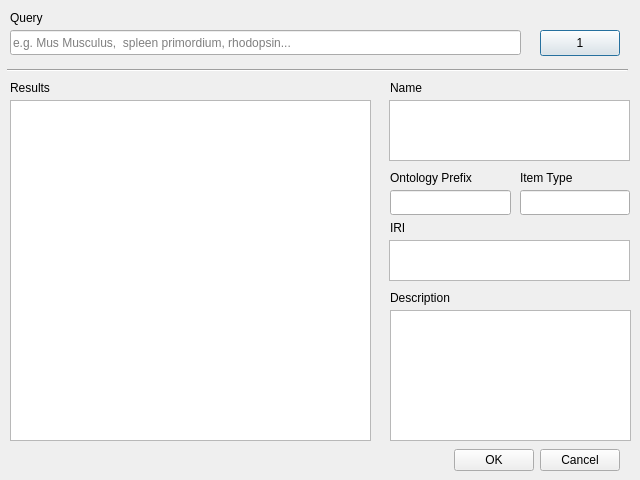
<?xml version="1.0" encoding="UTF-8"?>
<ui version="4.0">
 <class>Dialog</class>
 <widget class="QDialog" name="Dialog">
  <property name="geometry">
   <rect>
    <x>0</x>
    <y>0</y>
    <width>640</width>
    <height>480</height>
   </rect>
  </property>
  <property name="minimumSize">
   <size>
    <width>640</width>
    <height>480</height>
   </size>
  </property>
  <property name="maximumSize">
   <size>
    <width>640</width>
    <height>480</height>
   </size>
  </property>
  <property name="windowTitle">
   <string>Dialog</string>
  </property>
  <widget class="QDialogButtonBox" name="buttonBox">
   <property name="geometry">
    <rect>
     <x>440</x>
     <y>445</y>
     <width>180</width>
     <height>30</height>
    </rect>
   </property>
   <property name="orientation">
    <enum>Qt::Horizontal</enum>
   </property>
   <property name="standardButtons">
    <set>QDialogButtonBox::Cancel|QDialogButtonBox::Ok</set>
   </property>
  </widget>
  <widget class="QLineEdit" name="queryLine">
   <property name="geometry">
    <rect>
     <x>10</x>
     <y>30</y>
     <width>511</width>
     <height>25</height>
    </rect>
   </property>
   <property name="inputMethodHints">
    <set>Qt::ImhLatinOnly</set>
   </property>
   <property name="placeholderText">
    <string>e.g. Mus Musculus,  spleen primordium, rhodopsin...</string>
   </property>
   <property name="clearButtonEnabled">
    <bool>false</bool>
   </property>
  </widget>
  <widget class="QLabel" name="labelQuery">
   <property name="geometry">
    <rect>
     <x>10</x>
     <y>10</y>
     <width>64</width>
     <height>16</height>
    </rect>
   </property>
   <property name="text">
    <string>Query</string>
   </property>
  </widget>
  <widget class="QPushButton" name="searchButton">
   <property name="geometry">
    <rect>
     <x>540</x>
     <y>30</y>
     <width>80</width>
     <height>26</height>
    </rect>
   </property>
   <property name="styleSheet">
    <string notr="true">font: 14pt url(:/fonts/assets/fonts/EBI-Functional.ttf);
font-family: &quot;EBI-Functional&quot;;</string>
   </property>
   <property name="text">
    <string>1</string>
   </property>
   <property name="default">
    <bool>true</bool>
   </property>
  </widget>
  <widget class="QTextEdit" name="description">
   <property name="geometry">
    <rect>
     <x>390</x>
     <y>310</y>
     <width>241</width>
     <height>131</height>
    </rect>
   </property>
   <property name="lineWrapColumnOrWidth">
    <number>0</number>
   </property>
   <property name="textInteractionFlags">
    <set>Qt::LinksAccessibleByKeyboard|Qt::LinksAccessibleByMouse|Qt::TextBrowserInteraction|Qt::TextSelectableByKeyboard|Qt::TextSelectableByMouse</set>
   </property>
  </widget>
  <widget class="QTreeView" name="ontoTree">
   <property name="geometry">
    <rect>
     <x>10</x>
     <y>100</y>
     <width>361</width>
     <height>341</height>
    </rect>
   </property>
   <property name="frameShape">
    <enum>QFrame::StyledPanel</enum>
   </property>
   <property name="editTriggers">
    <set>QAbstractItemView::NoEditTriggers</set>
   </property>
   <property name="autoExpandDelay">
    <number>0</number>
   </property>
  </widget>
  <widget class="QLabel" name="labelIri">
   <property name="geometry">
    <rect>
     <x>390</x>
     <y>220</y>
     <width>64</width>
     <height>16</height>
    </rect>
   </property>
   <property name="text">
    <string>IRI</string>
   </property>
  </widget>
  <widget class="QLabel" name="labelName">
   <property name="geometry">
    <rect>
     <x>390</x>
     <y>80</y>
     <width>64</width>
     <height>16</height>
    </rect>
   </property>
   <property name="text">
    <string>Name</string>
   </property>
  </widget>
  <widget class="QLabel" name="labelPrefix">
   <property name="geometry">
    <rect>
     <x>390</x>
     <y>170</y>
     <width>151</width>
     <height>16</height>
    </rect>
   </property>
   <property name="text">
    <string>Ontology Prefix</string>
   </property>
  </widget>
  <widget class="QTextEdit" name="iri">
   <property name="geometry">
    <rect>
     <x>389</x>
     <y>240</y>
     <width>241</width>
     <height>41</height>
    </rect>
   </property>
   <property name="textInteractionFlags">
    <set>Qt::LinksAccessibleByKeyboard|Qt::LinksAccessibleByMouse|Qt::TextBrowserInteraction|Qt::TextSelectableByKeyboard|Qt::TextSelectableByMouse</set>
   </property>
  </widget>
  <widget class="QTextEdit" name="value">
   <property name="geometry">
    <rect>
     <x>389</x>
     <y>100</y>
     <width>241</width>
     <height>61</height>
    </rect>
   </property>
   <property name="lineWrapColumnOrWidth">
    <number>0</number>
   </property>
   <property name="textInteractionFlags">
    <set>Qt::LinksAccessibleByKeyboard|Qt::LinksAccessibleByMouse|Qt::TextBrowserInteraction|Qt::TextSelectableByKeyboard|Qt::TextSelectableByMouse</set>
   </property>
  </widget>
  <widget class="QLabel" name="labelDescription">
   <property name="geometry">
    <rect>
     <x>390</x>
     <y>290</y>
     <width>120</width>
     <height>16</height>
    </rect>
   </property>
   <property name="text">
    <string>Description</string>
   </property>
  </widget>
  <widget class="QLabel" name="labelResults">
   <property name="geometry">
    <rect>
     <x>10</x>
     <y>80</y>
     <width>64</width>
     <height>16</height>
    </rect>
   </property>
   <property name="text">
    <string>Results</string>
   </property>
  </widget>
  <widget class="Line" name="line">
   <property name="geometry">
    <rect>
     <x>7</x>
     <y>60</y>
     <width>621</width>
     <height>20</height>
    </rect>
   </property>
   <property name="orientation">
    <enum>Qt::Horizontal</enum>
   </property>
  </widget>
  <widget class="QLabel" name="labelType">
   <property name="geometry">
    <rect>
     <x>520</x>
     <y>170</y>
     <width>100</width>
     <height>16</height>
    </rect>
   </property>
   <property name="text">
    <string>Item Type</string>
   </property>
  </widget>
  <widget class="QLineEdit" name="prefix">
   <property name="geometry">
    <rect>
     <x>390</x>
     <y>190</y>
     <width>121</width>
     <height>25</height>
    </rect>
   </property>
   <property name="readOnly">
    <bool>true</bool>
   </property>
  </widget>
  <widget class="QLineEdit" name="type">
   <property name="geometry">
    <rect>
     <x>520</x>
     <y>190</y>
     <width>110</width>
     <height>25</height>
    </rect>
   </property>
   <property name="readOnly">
    <bool>true</bool>
   </property>
  </widget>
 </widget>
 <resources>
  <include location="resources.qrc"/>
 </resources>
 <connections/>
</ui>
